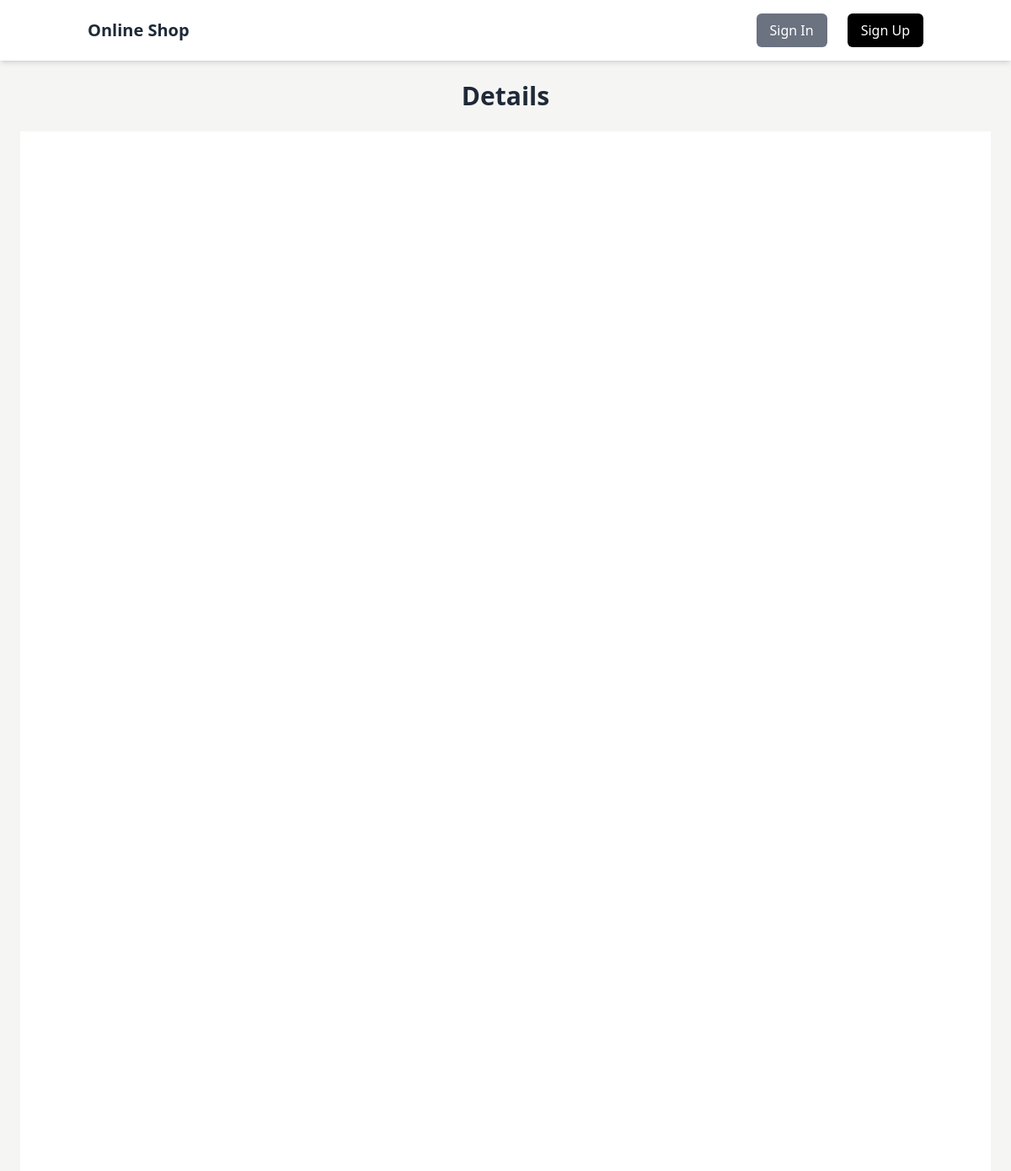
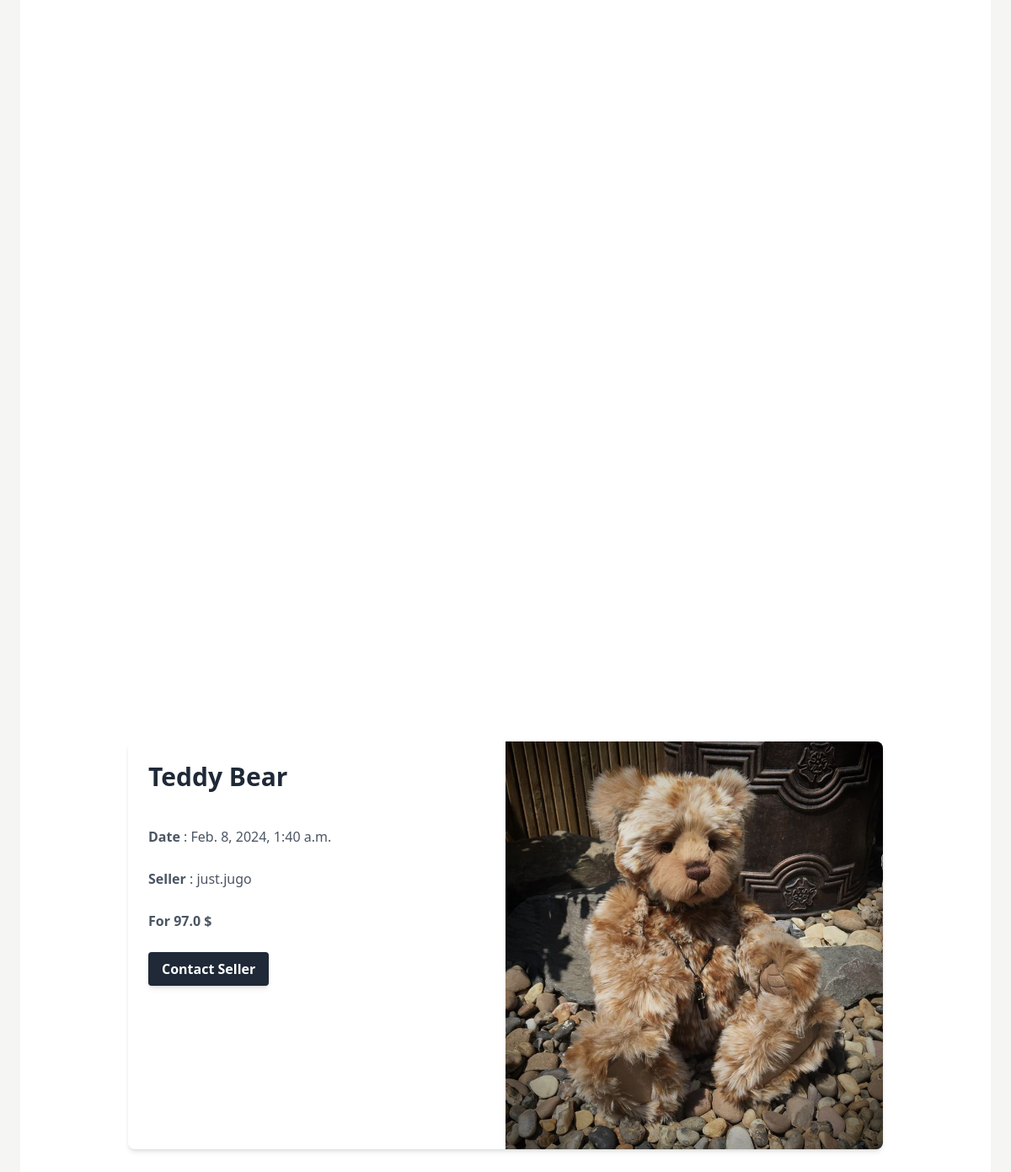
Page /items/1/ on the committed database (2 pictures, top to bottom).
### item/models.py (models this page shows, shortened)
class Item (models.Model):
     category= models.ForeignKey(Category,related_name='items', on_delete=models.CASCADE)
     name= models.CharField(max_length=100)
     description = models.TextField(null=True, blank=True)
     price= models.FloatField()
     image=models.ImageField(upload_to='item_image',blank=True,null=True)
     is_sold= models.BooleanField(default=False)
     created_by= models.ForeignKey(User,related_name='items',on_delete=models.CASCADE)
     created_at=models.DateTimeField(auto_now_add=True)
     class Meta:
        ordering=('-created_at',)
        verbose_name_plural="Items"

### item/views.py (the view)
# urls.py: path("<int:pk>/",detail,name='detail'),
def detail(request,pk):
    item=get_object_or_404(Item,pk=pk)
    related_item=Item.objects.filter(category=item.category,is_sold=False)[:3]
    context={
        'item':item,
        'related_item':related_item
    }
    return render(request,'item/details.html',context)

### item/templates/item/details.html (shortened to what this page needs)
{% extends "core/base.html" %}
{% block core %}
<h3 class="text-center text-3xl font-semibold text-gray-800 ">Details </h3>
<br>
<div class="min-h-screen flex items-center justify-center bg-white ">
    <div class="max-w-4xl bg-white shadow-md md:flex rounded-lg overflow-hidden">
      <div class="md:w-1/2 p-6">
        <h2 class="text-3xl font-semibold text-gray-800 mb-4">{{item.name}}</h2>
        <br>
        <p class="text-gray-600 leading-relaxed"><strong>Date</strong> : {{item.created_at}}</p>
        <br>
        <p class="text-gray-600 leading-relaxed"><strong>Seller</strong> : {{item.created_by}}</p>
        <br>
        <p class="text-gray-600 leading-relaxed"><strong>For {{item.price}} $</strong></p>
        <br>
        {% if item.created_by == request.user %}
          <div class="p-6">
            <a href="{% url 'item:delete' item.id %}" class="text-white bg-red-700 hover:bg-red-800 focus:ring-4 focus:ring-red-300 font-medium rounded-lg text-sm px-5 py-2.5 dark:bg-red-600 dark:hover:bg-red-700 focus:outline-none dark:focus:ring-red-800">Delete</a>
            <a href="{% url 'item:edititem' item.id%}" class="text-white bg-blue-700 hover:bg-blue-800 focus:ring-4 focus:ring-blue-300 font-medium rounded-lg text-sm px-5 py-2.5 dark:bg-blue-600 dark:hover:bg-blue-700 focus:outline-none dark:focus:ring-blue-800">Edit</a>
          </div>
        {%else%}
          <a href="{% url 'conversation:new' item.id %}" class="inline-block bg-gray-800 hover:bg-gray-700 text-white font-bold py-2 px-4 rounded shadow-md">
            Contact Seller
          </a>
        {% endif %}
      </div>
      <div class="md:w-1/2">
        <img class="object-cover w-full h-full" src="{{item.image.url}}" alt="Placeholder Image">
      </div>
    </div>
  </div>
<br>
<br>
{% endblock  %}

### rows in the picture
Item: name "Teddy Bear", created_at "Feb. 8, 2024, 1:40 a.m.", created_by "just.jugo", price "97.0", image (picture)
